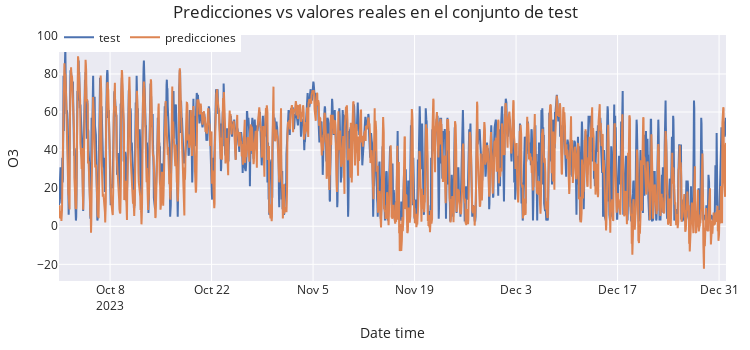

Notebook code cell kept with this figure:
### Code cell
# Gráfico de las predicciones vs valores reales en el conjunto de test
# ==============================================================================
fig = go.Figure()
trace1 = go.Scatter(x=data_test.index, y=data_test['o3'], name="test", mode="lines")
trace2 = go.Scatter(x=predictions.index, y=predictions['o3'], name="predicciones", mode="lines")
fig.add_trace(trace1)
fig.add_trace(trace2)
fig.update_layout(
    title="Predicciones vs valores reales en el conjunto de test",
    xaxis_title="Date time",
    yaxis_title="O3",
    width=750,
    height=350,
    margin=dict(l=20, r=20, t=35, b=20),
    legend=dict(
        orientation="h",
        yanchor="top",
        y=1.05,
        xanchor="left",
        x=0
    )
)
fig.show()

### Figure 1 — Plotly figure (JSON) as saved in the notebook; plotly's stock layout.template omitted (floating-point values rounded to 4 significant figures; data arrays with more than 128 entries replaced by an {"elided": "..."} marker saying what was removed)
{"data": [{"mode": "lines", "name": "test", "type": "scatter", "x": {"elided": "2209 str values"}, "y": {"elided": "2209 float values"}}, {"mode": "lines", "name": "predicciones", "type": "scatter", "x": {"elided": "2208 str values"}, "y": {"elided": "2208 float values"}}], "layout": {"height": 350, "legend": {"orientation": "h", "x": 0, "xanchor": "left", "y": 1.05, "yanchor": "top"}, "margin": {"b": 20, "l": 20, "r": 20, "t": 35}, "title": {"text": "Predicciones vs valores reales en el conjunto de test"}, "width": 750, "xaxis": {"title": {"text": "Date time"}}, "yaxis": {"title": {"text": "O3"}}}}
